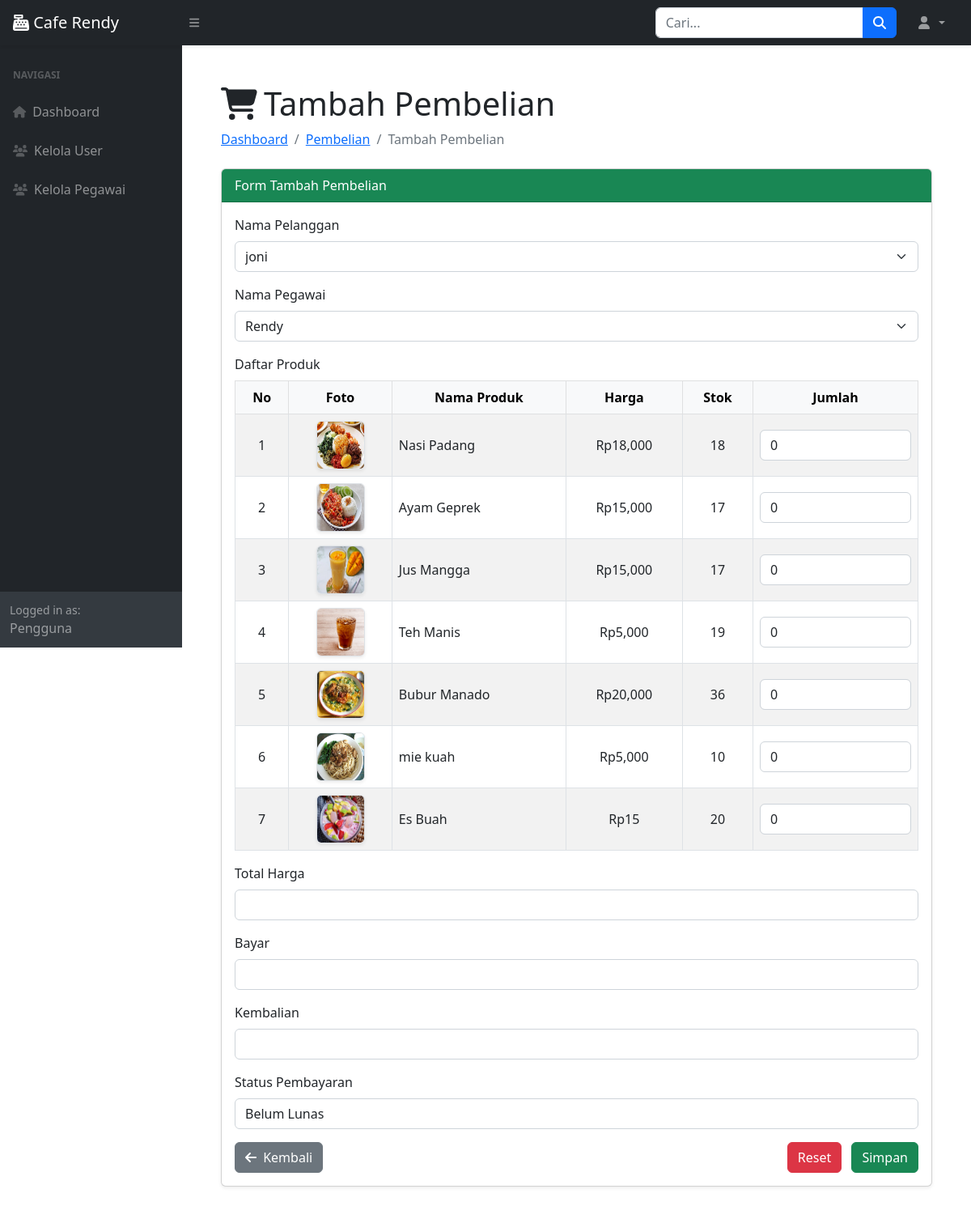
/adminpage.php?page=pembelian_tambah, run on the app's committed database.
### tables this page shows
CREATE TABLE `produk` (
  `id_produk` int(11) NOT NULL,
  `nama_produk` varchar(255) DEFAULT NULL,
  `harga` int(11) DEFAULT NULL,
  `stock` int(11) DEFAULT NULL,
  `foto` varchar(255) DEFAULT NULL
);

### pembelian_tambah.php (the view, shortened to what this page needs)
<?php
include "koneksi.php";
?>
<div class="container-fluid px-4">
    <h1 class="mt-4"><i class="fas fa-shopping-cart me-2"></i>Tambah Pembelian</h1>
    <ol class="breadcrumb mb-4">
        <li class="breadcrumb-item"><a href="index.php">Dashboard</a></li>
        <li class="breadcrumb-item"><a href="?page=pembelian">Pembelian</a></li>
        <li class="breadcrumb-item active">Tambah Pembelian</li>
    </ol>
    <div class="card shadow-sm mb-4">
    <div class="card-header text-white" style="background-color: #198754;">
            Form Tambah Pembelian
        </div>
        <div class="card-body">
            <form method="post" id="formPembelian">
                <div class="mb-3">
                    <label for="id_pelanggan" class="form-label">Nama Pelanggan</label>
                    <select class="form-control form-select" name="id_pelanggan" required>
                        <?php
                        $p = mysqli_query($koneksi, "SELECT * FROM pelanggan");
                        while ($pel = mysqli_fetch_array($p)) {
                            echo "<option value='{$pel['id_pelanggan']}'>{$pel['nama_pelanggan']}</option>";
                        }
                        ?>
                    </select>
                </div>
                <div class="mb-3">
                    <label for="id_pelanggan" class="form-label">Nama Pegawai</label>
                    <select class="form-control form-select" name="id_pegawai" required>
                        <?php
                        $p = mysqli_query($koneksi, "SELECT * FROM pegawai");
                        while ($pel = mysqli_fetch_array($p)) {
                            echo "<option value='{$pel['id_pegawai']}'>{$pel['nama_pegawai']}</option>";
                        }
                        ?>
                    </select>
                </div>
                <div class="mb-3">
                    <label class="form-label">Daftar Produk</label>
                    <table class="table table-bordered table-striped">
                        <thead class="table-light text-center">
                            <tr>
                                <th>No</th>
                                <th>Foto</th>
                                <th>Nama Produk</th>
                                <th>Harga</th>
                                <th>Stok</th>
                                <th>Jumlah</th>
                            </tr>
                        </thead>
                        <tbody>
                            <?php
                            $no = 1;
                            $pro = mysqli_query($koneksi, "SELECT * FROM produk");
                            while ($produk = mysqli_fetch_array($pro)) {
                                $foto = !empty($produk['foto']) ? $produk['foto'] : 'default.jpg';
                            ?>
                                <tr class="align-middle text-center">
                                    <td><?= $no++; ?></td>
                                    <td>
                                        <img src="assets/img/produk/<?= htmlspecialchars($foto); ?>" alt="Foto Produk"
                                            width="60" height="60" class="rounded shadow-sm border">
                                    </td>
                                    <td class="text-start"><?= htmlspecialchars($produk['nama_produk']); ?></td>
                                    <td>Rp<?= number_format($produk['harga']); ?></td>
                                    <td><?= $produk['stock']; ?></td>
                                    <td>
                                        <input class="form-control jumlah" type="number" min="0" max="<?= $produk['stock']; ?>"
                                            data-harga="<?= $produk['harga']; ?>"
                                            name="produk[<?= $produk['id_produk']; ?>]" value="0">
                                    </td>
                                </tr>
                            <?php } ?>
                        </tbody>
                    </table>
                </div>
                <div class="mb-3">
                    <label for="total" class="form-label">Total Harga</label>
                    <input type="text" id="total" class="form-control" readonly>
                </div>
                <div class="mb-3">
                    <label for="bayar" class="form-label">Bayar</label>
                    <input type="number" name="bayar" id="bayar" class="form-control" required>
                </div>
                <div class="mb-3">
                    <label for="kembalian" class="form-label">Kembalian</label>
                    <input type="text" id="kembalian" class="form-control" readonly>
                </div>
                <div class="mb-3">
                    <label for="status_text" class="form-label">Status Pembayaran</label>
                    <input type="text" id="status_text" class="form-control" value="Belum Lunas" readonly>
                </div>
                <div class="d-flex justify-content-between">
                    <a href="?page=pembelian" class="btn btn-secondary"><i class="fas fa-arrow-left me-1"></i> Kembali</a>
                    <div>
                        <button type="reset" class="btn btn-danger me-2">Reset</button>
                        <button type="submit" class="btn btn-success">Simpan</button>
                    </div>
                </div>
            </form>
        </div>
    </div>
</div>

### data on the page
produk: foto (picture), nama_produk "Nasi Padang", harga "18,000", stock "18"
produk: foto (picture), nama_produk "Ayam Geprek", harga "15,000", stock "17"
produk: foto (picture), nama_produk "Jus Mangga", harga "15,000", stock "17"
produk: foto (picture), nama_produk "Teh Manis", harga "5,000", stock "19"
produk: foto (picture), nama_produk "Bubur Manado", harga "20,000", stock "36"
produk: foto (picture), nama_produk "mie kuah", harga "5,000", stock "10"
produk: foto (picture), nama_produk "Es Buah", harga "15", stock "20"

### other printed values
form field id_pelanggan "joni"
form field id_pegawai "Rendy"
